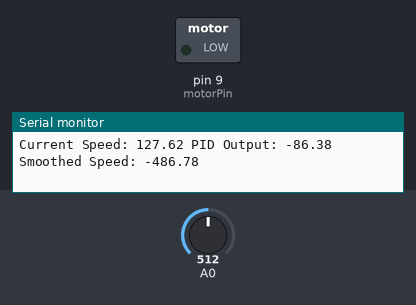
This sketch was run on a simulated Arduino Uno, built with avr-gcc and run on an emulated ATmega328P. Shown: switched loads named in the sketch (green lamp = pin HIGH), the last lines printed to the serial monitor. Inputs (shaded band) come from the test bench; at power-on: A0 = 512.

Above: at 1.2 s.
1.3 s: A0 set to 306
At 3.62 s:
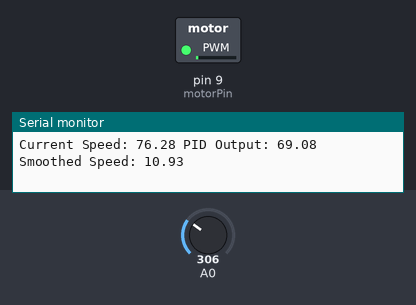
4.3 s: A0 set to 0
At 4.54 s:
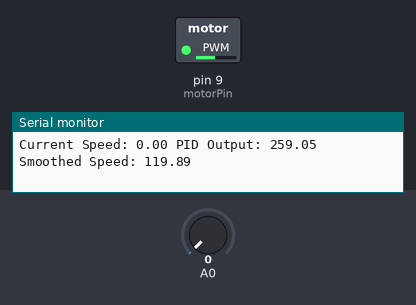
7.3 s: A0 set to 716
At 7.59 s:
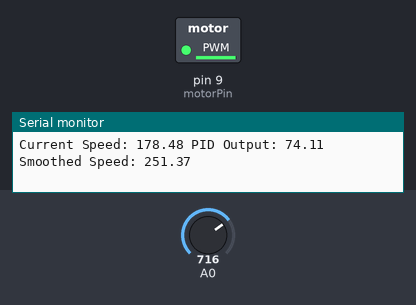
10.3 s: A0 set to 430
13.3 s: A0 set to 414
Timing chart, 0 to 15.8 s (numbered marks = the images above; inputs shaded):
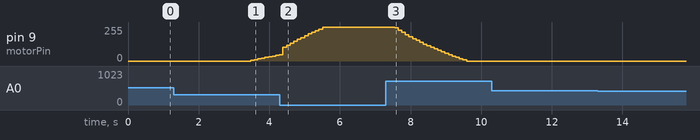

The sketch:

TASK12.4.ino
```cpp
class PID {
  private:
    float Kp, Ki, Kd;
    float previousError, integral;
    float integralMin, integralMax; // For windup protection
    unsigned long lastTime; // To track time for derivative calculation

  public:
    // Initializing the PID gains and windup protection limits
    PID(float _Kp, float _Ki, float _Kd, float _integralMin = -255.0, float _integralMax = 255.0) {
      Kp = _Kp;
      Ki = _Ki;
      Kd = _Kd;
      integralMin = _integralMin;
      integralMax = _integralMax;
      previousError = 0;
      integral = 0;
      lastTime = millis(); // Initialize lastTime to current time
    }

    // Function to compute the PID output
    float compute(float setPoint, float currentSpeed) {
      unsigned long currentTime = millis();
      float timeDelta = (currentTime - lastTime) / 1000.0; // Time in seconds
      if (timeDelta <= 0) timeDelta = 0.001; // Prevent division by zero

      // Calculate error
      float error = setPoint - currentSpeed;

      // Calculate integral with windup protection
      integral += error * timeDelta;
      if (integral > integralMax) integral = integralMax;
      else if (integral < integralMin) integral = integralMin;

      // Calculate derivative
      float derivative = (error - previousError) / timeDelta;

      // Compute PID output
      float output = (Kp * error) + (Ki * integral) + (Kd * derivative);

      // Save current values for next iteration
      previousError = error;
      lastTime = currentTime;

      return output;
    }
};

// PID class instance with integral windup limits
PID motorPID(2.0, 1.0, 0.5, -255.0, 255.0);

// Variables for motor control
float setPoint = 100.0;
float currentSpeed = 0.0;
float previousSpeed = 0.0;
float alpha = 0.1; // Smoothing factor
int motorPin = 9;

float ExponentialSmoothing(float newSpeed, float previousSpeed) {
    return (alpha * newSpeed) + ((1 - alpha) * previousSpeed);
}

void setup() {
    pinMode(motorPin, OUTPUT);
    Serial.begin(9600);
}

void loop() {
    // Simulate getting current speed from motor
    currentSpeed = analogRead(A0) * (255.0 / 1023.0);

    // Apply PID control using the class
    float pidOutput = motorPID.compute(setPoint, currentSpeed);

    // Apply exponential smoothing
    float smoothSpeed = ExponentialSmoothing(pidOutput, previousSpeed);
    previousSpeed = smoothSpeed;

    // Limit the output to PWM range (0 to 255)
    int motorSpeed = constrain(smoothSpeed, 0, 255);

    // Control motor speed
    analogWrite(motorPin, motorSpeed);

    // Print values for debugging
    Serial.print("Current Speed: ");
    Serial.print(currentSpeed);
    Serial.print(" PID Output: ");
    Serial.print(pidOutput);
    Serial.print(" Smoothed Speed: ");
    Serial.println(smoothSpeed);

    delay(100);
}
```

Measured:
- after the input at 1.3 s, pin 9 (motorPin): moves from 0/255 to 46/255 over 0.81 s, starting after 2.2 s
- after the input at 7.3 s, pin 9 (motorPin): moves from 255/255 to 0/255 over 2.0 s, starting after 0.25 s
